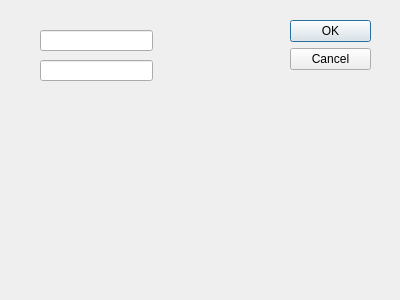
<?xml version="1.0" encoding="UTF-8"?>
<ui version="4.0">
 <class>TestDialog</class>
 <widget class="QDialog" name="TestDialog">
  <property name="geometry">
   <rect>
    <x>0</x>
    <y>0</y>
    <width>400</width>
    <height>300</height>
   </rect>
  </property>
  <property name="windowTitle">
   <string>Dialog</string>
  </property>
  <widget class="QDialogButtonBox" name="buttonBox">
   <property name="geometry">
    <rect>
     <x>290</x>
     <y>20</y>
     <width>81</width>
     <height>241</height>
    </rect>
   </property>
   <property name="orientation">
    <enum>Qt::Vertical</enum>
   </property>
   <property name="standardButtons">
    <set>QDialogButtonBox::Cancel|QDialogButtonBox::Ok</set>
   </property>
  </widget>
  <widget class="QLineEdit" name="ltPass">
   <property name="geometry">
    <rect>
     <x>40</x>
     <y>60</y>
     <width>113</width>
     <height>21</height>
    </rect>
   </property>
  </widget>
  <widget class="QLineEdit" name="ltName">
   <property name="geometry">
    <rect>
     <x>40</x>
     <y>30</y>
     <width>113</width>
     <height>21</height>
    </rect>
   </property>
  </widget>
 </widget>
 <resources/>
 <connections>
  <connection>
   <sender>buttonBox</sender>
   <signal>accepted()</signal>
   <receiver>TestDialog</receiver>
   <slot>accept()</slot>
   <hints>
    <hint type="sourcelabel">
     <x>248</x>
     <y>254</y>
    </hint>
    <hint type="destinationlabel">
     <x>157</x>
     <y>274</y>
    </hint>
   </hints>
  </connection>
  <connection>
   <sender>buttonBox</sender>
   <signal>rejected()</signal>
   <receiver>TestDialog</receiver>
   <slot>reject()</slot>
   <hints>
    <hint type="sourcelabel">
     <x>316</x>
     <y>260</y>
    </hint>
    <hint type="destinationlabel">
     <x>286</x>
     <y>274</y>
    </hint>
   </hints>
  </connection>
 </connections>
</ui>
